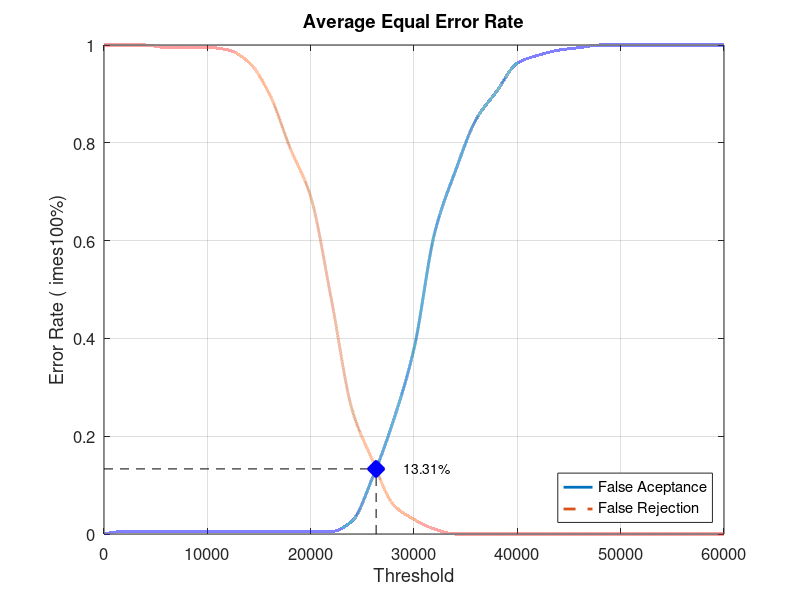
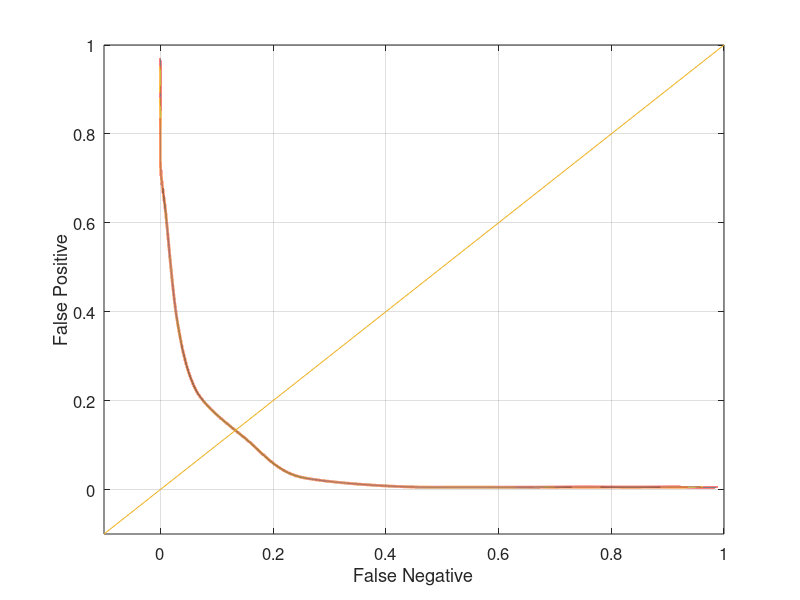

MATLAB code for these plots, in order:
close all;
clear;
clc;
x = 0:2000:60000;
xq = 0:0.5:60000;

y0 = [0 0.00526316 0.00526316 0.00526316 0.00526316 0.00526316 0.00526316 0.00526316 0.00526316 0.00526316 0.00526316 0.00526316 0.0263158 0.115789 0.231579 0.378947 0.615789 0.742105 0.847368 0.905263 0.963158 0.978947 0.989474 0.994737 1 1 1 1 1 1 1]
yy0 = interp1(x, y0, xq, 'pchip');
y1 = [1 1 1 0.995 0.995 0.995 0.99 0.965 0.9 0.79 0.69 0.48 0.255 0.15 0.06 0.03 0.01 0 0 0 0 0 0 0 0 0 0 0 0 0 0]
yy1 = interp1(x, y1, xq, 'pchip');

% Calculating EER: 
y2 = abs(y0 - y1);
find(y2 == min(y2))
yy2 = abs(yy0 - yy1);
xEER = find(yy2 == min(yy2));
xEERIndex = xq(xEER) % X-axis EER
yEER = yy0(xEER) % Y-axis EER

main = figure
plot(xq, yy0,'-','LineWidth', 2);	hold on
plot(xq, yy1,'--','LineWidth', 2);	hold on
plot([xEERIndex xEERIndex], [0 yEER], 'k--');	hold on
plot([0 xEERIndex], [yEER yEER], 'k--');	hold on
plot(xEERIndex, yEER, 'bx', 'LineWidth', 10);	hold on
text(xEERIndex + 10 * xEERIndex / 100, yEER, [num2str(round((10000 * yEER)) / 100) '%'])
legend('False Aceptance', 'False Rejection', 'Location', 'SouthEast')
xlabel('Threshold')
ylabel('Error Rate (	imes100%)')
title('Average Equal Error Rate')
set(gca, 'FontSize', 12)
axis([0 60000 0 1])
grid on

print(main, 'Database1_1Main', '-dpng');
FNRxFPR = figure('Color', [1 1 1]);
plot(yy1, yy0, '-', yy1, yy0, 'LineWidth', 2);
hold on
y = -0.1:0.1:1
plot(y, y); 
set(gca, 'FontSize', 12)
xlabel('False Negative')
ylabel('False Positive')
axis([-0.1 1 -0.1 1])
set(gca, 'FontSize', 12)
grid on

print(FNRxFPR, 'Database1_1FNRxFPR','-dpng');
